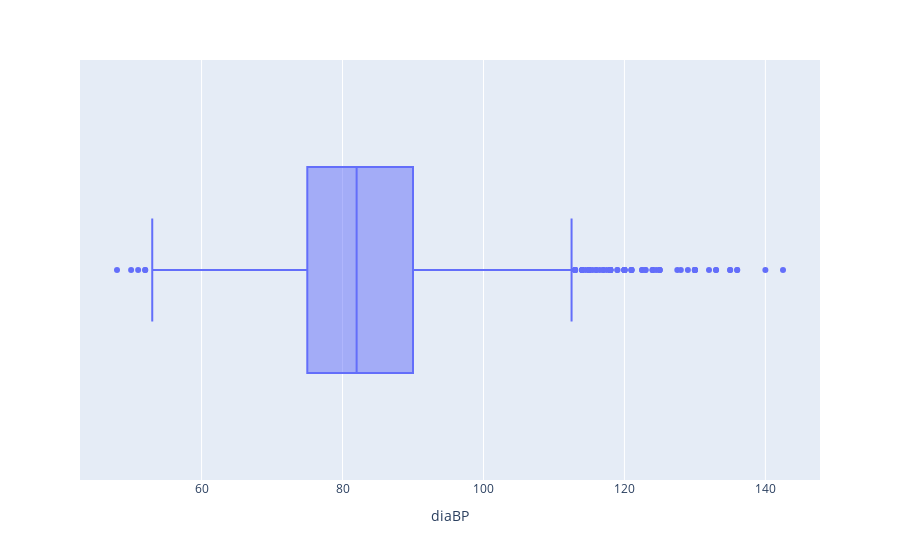

This figure's notebook cell:
### Code cell
px.box(df,x=df["diaBP"])

### Figure 1 — Plotly figure (JSON) as saved in the notebook; plotly's stock layout.template omitted (floating-point values rounded to 4 significant figures; data arrays with more than 128 entries replaced by an {"elided": "..."} marker saying what was removed)
{"data": [{"alignmentgroup": "True", "hovertemplate": "diaBP=%{x}<extra></extra>", "legendgroup": "", "marker": {"color": "#636efa"}, "name": "", "notched": false, "offsetgroup": "", "orientation": "h", "showlegend": false, "type": "box", "x": {"elided": "4240 float values"}, "x0": " ", "xaxis": "x", "y0": " ", "yaxis": "y"}], "layout": {"autosize": true, "boxmode": "group", "legend": {"tracegroupgap": 0}, "margin": {"t": 60}, "xaxis": {"anchor": "y", "autorange": true, "domain": [0, 1], "range": [42.75, 147.8], "title": {"text": "diaBP"}, "type": "linear"}, "yaxis": {"anchor": "x", "autorange": true, "domain": [0, 1], "range": [-0.5, 0.5], "type": "category"}}}
